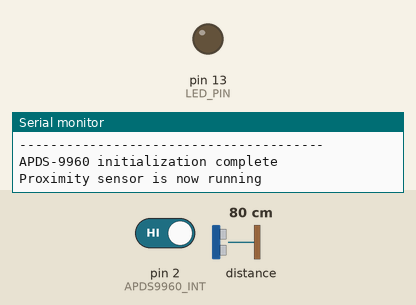
Recording of a sketch running on a simulated Arduino Uno, built for the host (arithmetic inside an expression is 32-bit, double 64-bit). On the bench: output pins drawn as LEDs (lit = HIGH), the last lines printed to the serial monitor. Inputs (shaded band) come from the test bench; at power-on: pin 2 (APDS9960_INT) HIGH, distance to the obstacle 80 cm.

Above: at 1.3 s.
1.4 s: pin 2 (APDS9960_INT) driven LOW
At 1.8 s:
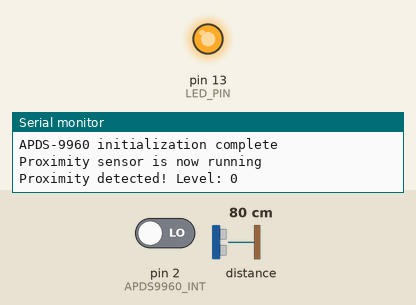
Timing chart, 0 to 4.4 s (numbered marks = the images above; inputs shaded):
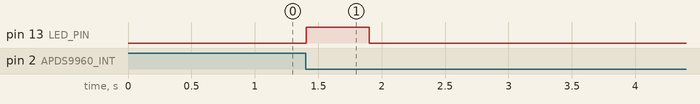

Measured:
- after the input at 1.4 s, pin 13 (LED_PIN): LOW → HIGH at once, → LOW 0.50 s later

The sketch:

Proximity_Interrupt_Sketch.ino
```cpp
#include <Wire.h>
#include <SparkFun_APDS9960.h>

// Pins
#define APDS9960_INT    2  // Needs to be an interrupt pin
#define LED_PIN         13 // LED for showing interrupt

// Constants
#define PROX_INT_HIGH   50 // Proximity level for interrupt
#define PROX_INT_LOW    0  // No far interrupt

// Global variables
SparkFun_APDS9960 apds = SparkFun_APDS9960();
uint8_t proximity_data = 0;
int isr_flag = 0;

void setup() {

  // Set LED as output
  pinMode(LED_PIN, OUTPUT);
  pinMode(APDS9960_INT, INPUT);

  // Initialize Serial port
  Serial.begin(9600);
  Serial.println();
  Serial.println(F("---------------------------------------"));
  Serial.println(F("SparkFun APDS-9960 - ProximityInterrupt"));
  Serial.println(F("---------------------------------------"));

  // Initialize interrupt service routine
  attachInterrupt(0, interruptRoutine, FALLING);

  // Initialize APDS-9960 (configure I2C and initial values)
  if ( apds.init() ) {
    Serial.println(F("APDS-9960 initialization complete"));
  } else {
    Serial.println(F("Something went wrong during APDS-9960 init!"));
  }

  // Adjust the Proximity sensor gain
  if ( !apds.setProximityGain(PGAIN_2X) ) {
    Serial.println(F("Something went wrong trying to set PGAIN"));
  }

  // Set proximity interrupt thresholds
  if ( !apds.setProximityIntLowThreshold(PROX_INT_LOW) ) {
    Serial.println(F("Error writing low threshold"));
  }
  if ( !apds.setProximityIntHighThreshold(PROX_INT_HIGH) ) {
    Serial.println(F("Error writing high threshold"));
  }

  // Start running the APDS-9960 proximity sensor (interrupts)
  if ( apds.enableProximitySensor(true) ) {
    Serial.println(F("Proximity sensor is now running"));
  } else {
    Serial.println(F("Something went wrong during sensor init!"));
  }
}

void loop() {

  // If interrupt occurs, print out the proximity level
  if ( isr_flag == 1 ) {

    // Read proximity level and print it out
    if ( !apds.readProximity(proximity_data) ) {
      Serial.println("Error reading proximity value");
    } else {
      Serial.print("Proximity detected! Level: ");
      Serial.println(proximity_data);
    }

    // Turn on LED for a half a second
    digitalWrite(LED_PIN, HIGH);
    delay(500);
    digitalWrite(LED_PIN, LOW);

    // Reset flag and clear APDS-9960 interrupt (IMPORTANT!)
    isr_flag = 0;
    if ( !apds.clearProximityInt() ) {
      Serial.println("Error clearing interrupt");
    }

  }
}

void interruptRoutine() {
  isr_flag = 1;
}
```
